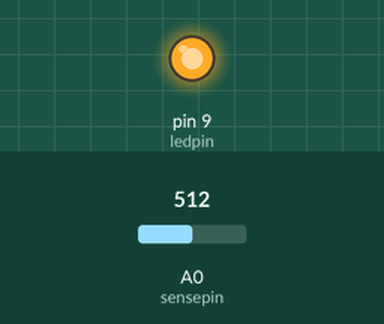
Recording of a sketch running on a simulated Arduino Uno, built with avr-gcc and run on an emulated ATmega328P. Parts: output pins drawn as LEDs (lit = HIGH). The test bench sets the inputs (shaded band); at power-on: A0 (sensepin) = 512.

Above: at 1.2 s.
1.3 s: A0 (sensepin) set to 732
2.8 s: A0 (sensepin) set to 765
At 3.5 s:
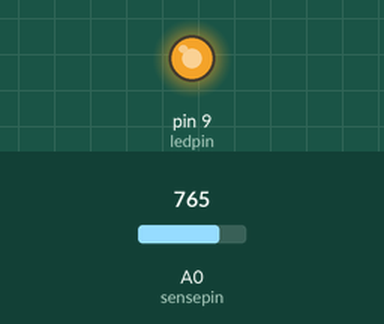
4.3 s: A0 (sensepin) set to 900
At 4.6 s:
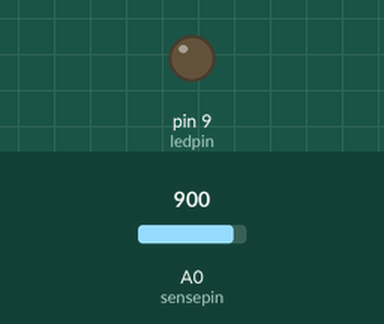
Timing chart, 0 to 7.3 s (numbered marks = the images above; inputs shaded):
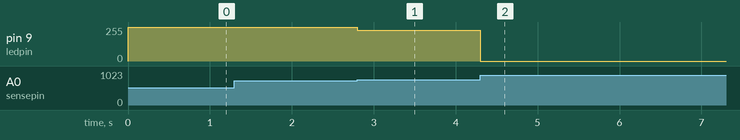

The sketch:

Photo_resistor.ino
```cpp
int sensepin=0;
int ledpin=9;

void setup()
{
  pinMode(ledpin, OUTPUT);
}

void loop()
{
  int v =analogRead(sensepin);
  v=constrain(v,750,900);
  int ledlevel=map(v,750,900,255,0);
  analogWrite(ledpin,ledlevel);
}
```

Measured:
- after the input at 1.3 s, every drawn part: stays the same
- after the input at 2.8 s, pin 9 (ledpin): 255/255 → 230/255 at once
- after the input at 4.3 s, pin 9 (ledpin): 230/255 → 0/255 at once
